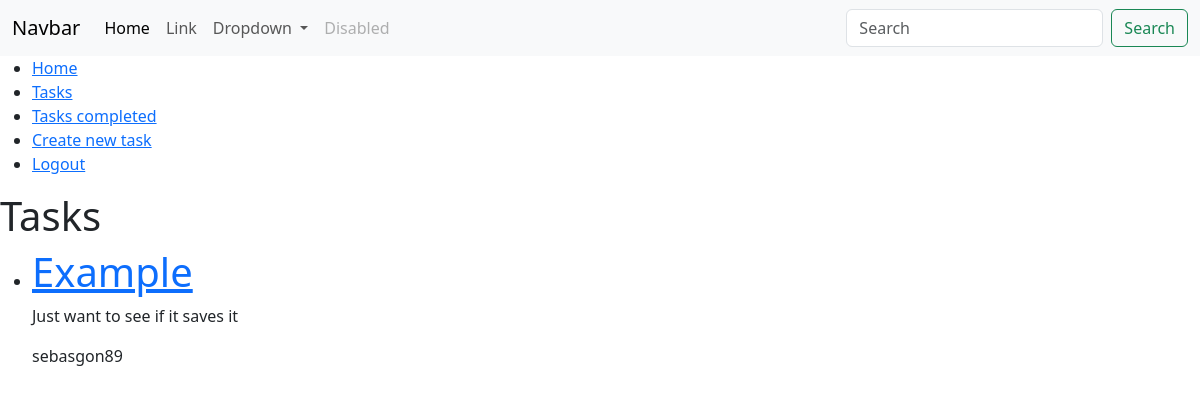
Screenshot of /tasks/ (signed in) with the database file from the repository.
### task/models.py (models this page shows, shortened)
class Task(models.Model):
    title = models.CharField(max_length=100)
    description = models.TextField(blank=True)
    created = models.DateTimeField(auto_now_add=True)
    datecompleted = models.DateTimeField(null=True, blank=True)
    important = models.BooleanField(default=False)
    user = models.ForeignKey(User, on_delete=models.CASCADE)

### task/views.py (the view)
# urls.py: path('tasks/', views.tasks, name="tasks"),
@login_required
def tasks(request):
    tasks = Task.objects.filter(user=request.user, datecompleted__isnull=True)
    return render(request, "tasks.html", {
        'tasks': tasks
    })

### task/templates/tasks.html (shortened to what this page needs)
{% extends 'base.html' %}
{% block content %}
<h1>Tasks</h1>
<ul>
    {% for task in tasks %}
    <li>
        <a href="{% url 'task_details' task.id %}"><h1>{{task.title}}</h1></a>
        <p>{{task.description}}</p>
        <p>{{task.user.username}}</p>
    </li>
    {% endfor %}
</ul>
{% endblock %}

### rows the page displays
Task: title "Example", description "Just want to see if it saves it", user.username "sebasgon89"
